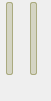
       <widget class="QWidget" name="_w_sound_music" native="true">
        <property name="geometry">
         <rect>
          <x>30</x>
          <y>40</y>
          <width>51</width>
          <height>101</height>
         </rect>
        </property>
        <property name="styleSheet">
         <string notr="true">#_w_sound_music
{
	background-color: rgba(0, 0, 0, 200);
	border-radius: 4px;
}

 QSlider::groove:vertical
 {
	border-radius: 2px;
	border: 1px solid rgb(170, 170, 127);
	background-color: rgba(170, 170, 127, 100);
	width: 5px;
 }
 QSlider::handle:vertical 
{
	border-image: url(:/stylesheet/slider_handle.png);
	width: 25 px;
	height: 25 px;
	margin: 0 -10px;
 }</string>
        </property>
        <layout class="QHBoxLayout" name="horizontalLayout_2">
         <property name="spacing">
          <number>2</number>
         </property>
         <property name="leftMargin">
          <number>2</number>
         </property>
         <property name="topMargin">
          <number>2</number>
         </property>
         <property name="rightMargin">
          <number>2</number>
         </property>
         <property name="bottomMargin">
          <number>2</number>
         </property>
         <item>
          <layout class="QVBoxLayout" name="verticalLayout_2">
           <item>
            <widget class="QSlider" name="_vs_sound">
             <property name="maximum">
              <number>100</number>
             </property>
             <property name="sliderPosition">
              <number>0</number>
             </property>
             <property name="orientation">
              <enum>Qt::Vertical</enum>
             </property>
            </widget>
           </item>
           <item>
            <widget class="QLabel" name="label">
             <property name="minimumSize">
              <size>
               <width>22</width>
               <height>22</height>
              </size>
             </property>
             <property name="maximumSize">
              <size>
               <width>22</width>
               <height>22</height>
              </size>
             </property>
             <property name="text">
              <string/>
             </property>
             <property name="pixmap">
              <pixmap resource="../resources/resources.qrc">:/icons/sound.png</pixmap>
             </property>
             <property name="scaledContents">
              <bool>true</bool>
             </property>
            </widget>
           </item>
          </layout>
         </item>
         <item>
          <layout class="QVBoxLayout" name="verticalLayout_3">
           <item>
            <widget class="QSlider" name="_vs_music">
             <property name="maximum">
              <number>100</number>
             </property>
             <property name="orientation">
              <enum>Qt::Vertical</enum>
             </property>
            </widget>
           </item>
           <item>
            <widget class="QLabel" name="label_2">
             <property name="minimumSize">
              <size>
               <width>22</width>
               <height>22</height>
              </size>
             </property>
             <property name="maximumSize">
              <size>
               <width>22</width>
               <height>22</height>
              </size>
             </property>
             <property name="text">
              <string/>
             </property>
             <property name="pixmap">
              <pixmap resource="../resources/resources.qrc">:/icons/music.png</pixmap>
             </property>
             <property name="scaledContents">
              <bool>true</bool>
             </property>
            </widget>
           </item>
          </layout>
         </item>
        </layout>
       </widget>
